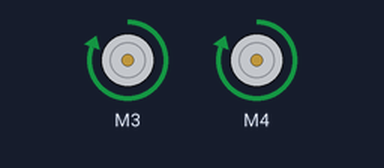
A sketch run on a simulated Arduino Uno, built with avr-gcc and run on an emulated ATmega328P. On the bench: 2 × DC motor (green arrow = forward, orange = backward, longer = faster). What the sketch prints to the serial monitor is not drawn.

Above: at 0.1 s.
Timing chart, 0 to 1.6 s (numbered marks = the images above):
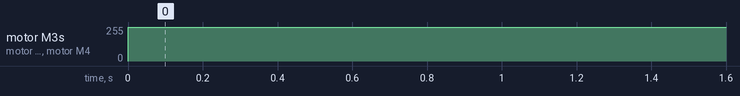

The sketch:

MotorTest.ino
```cpp
#include <AFMotor.h>

// Create motor objects for M3 and M4 with 8kHz PWM
AF_DCMotor motor3(3, MOTOR34_8KHZ);
AF_DCMotor motor4(4, MOTOR34_8KHZ);

void setup() {
  Serial.begin(9600);
  Serial.println("Running motors M3 & M4 together...");

  // Set both motor speeds (0–255)
  motor3.setSpeed(255);
  motor4.setSpeed(255);

  // Run both motors forward
  motor3.run(FORWARD);
  motor4.run(FORWARD);
}

void loop() {
  // They will keep spinning forward together
  // delay(5000);
  // motor3.run(RELEASE);
  // motor4.run(RELEASE);
}
```

Measured:
- by itself, motor M3, motor M4: stopped → forward 255/255 at 0.00 s
